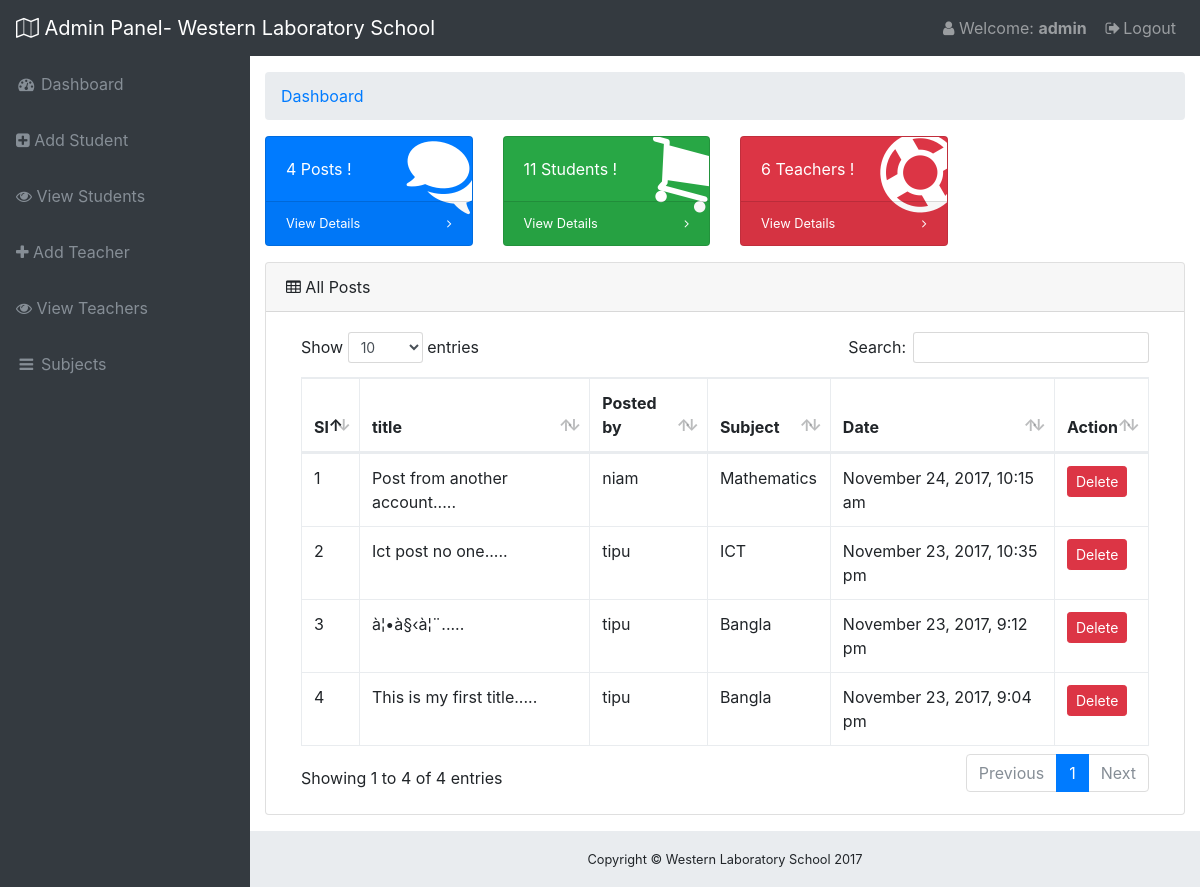
Page /admin/index.php (signed in) on the earlier database version.
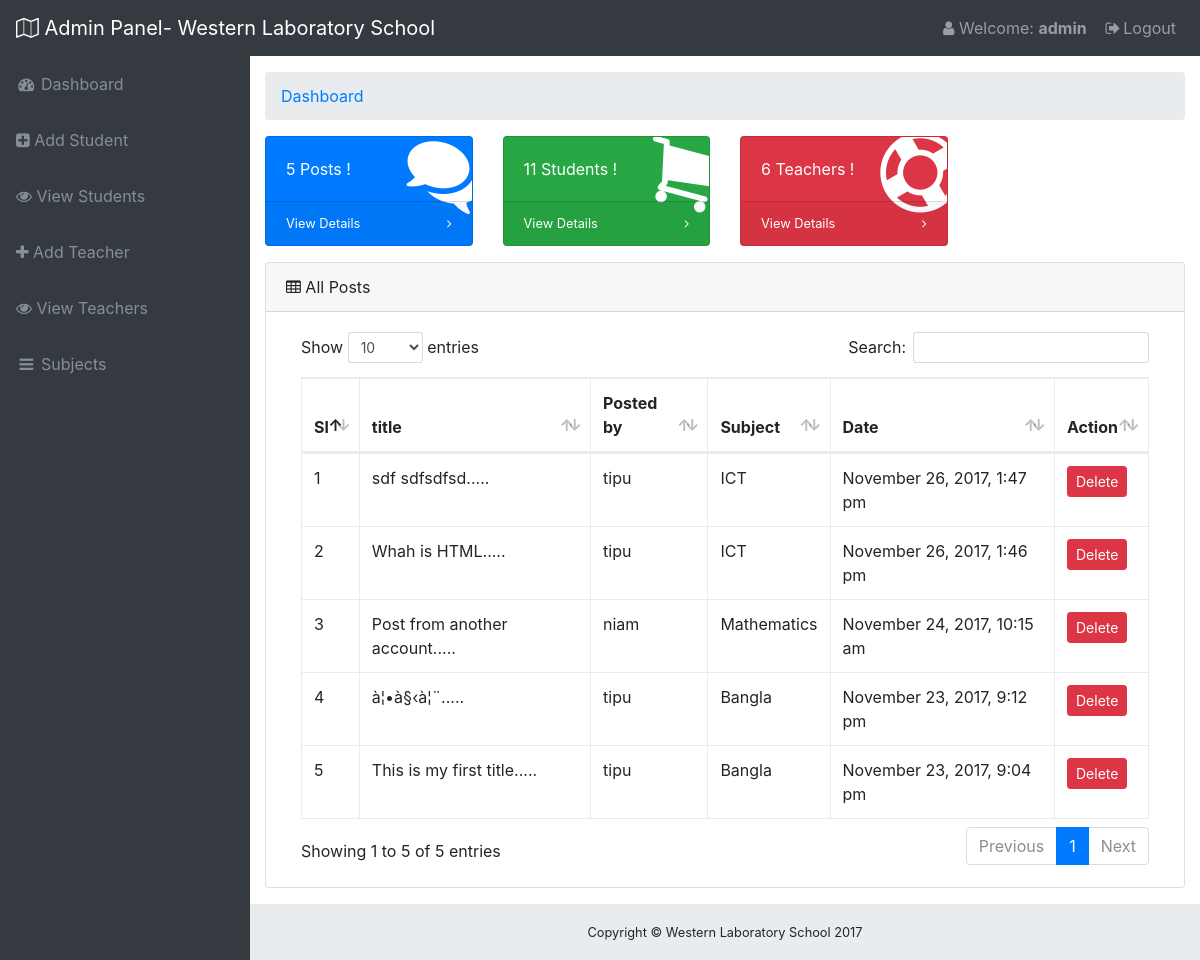
Same page on the later database version.
### tables this page shows
CREATE TABLE `tbl_post` (
  `id` int(11) NOT NULL,
  `title` varchar(255) NOT NULL,
  `description` text NOT NULL,
  `user_id` int(4) NOT NULL,
  `sub_id` int(4) NOT NULL,
  `pdate` timestamp NOT NULL DEFAULT CURRENT_TIMESTAMP,
  `image` varchar(255) NOT NULL
);

CREATE TABLE `tbl_student` (
  `id` int(11) NOT NULL,
  `name` varchar(50) NOT NULL,
  `username` varchar(50) NOT NULL,
  `password` varchar(32) NOT NULL,
  `class` int(11) NOT NULL,
  `phone` varchar(30) NOT NULL
);

CREATE TABLE `tbl_subject` (
  `id` int(11) NOT NULL,
  `name` varchar(30) NOT NULL
);

### libs/Database.php (called while the page is built, shortened)
<?php
Class Database{
	public $host   = DB_HOST;
	public $user   = DB_USER;
	public $pass   = DB_PASS;
	public $dbname = DB_NAME;
	public $link;
	private function connectDB(){
	$this->link = new mysqli($this->host, $this->user, $this->pass, $this->dbname);
 }
	public function select($query){
		$result = $this->link->query($query) or die($this->link->error.__LINE__);
		if($result->num_rows > 0){
			return $result;
		} else {
			return false;
		}
	}
}

### classes/PostComment.php (called while the page is built, shortened)
<?php
    include_once ("/../libs/Database.php");
    include_once ("/../helpers/Format.php");
Class PostComment{
	private $db;
	public function __construct(){
		$this->db = new Database();
	}
	public function getTotalPostRows(){
		$sql = "SELECT * FROM tbl_post ORDER BY id DESC";
		$result = $this->db->select($sql);
		return $result;
	}
}
?>

### classes/Adminobls.php (called while the page is built, shortened)
<?php
    include_once ("/../libs/Database.php");
    include_once ("/../helpers/Format.php");
Class Adminobls{
	private $db;
	public function __construct(){
		$this->db = new Database();
	}
	public function getAllPost(){
		$sql = "SELECT tbl_post.*, tbl_student.username,tbl_subject.name
				FROM tbl_post
				INNER JOIN tbl_student
				ON tbl_post.user_id = tbl_student.id
				INNER JOIN tbl_subject
				ON tbl_post.sub_id = tbl_subject.id
				ORDER BY tbl_post.id DESC";
		$result = $this->db->select($sql);
		if ($result) {
			return $result;
		}else{
			$msg = "<span class='error'>No Posts found !.</span>";
			return $msg;
		}
	}
	}
?>

### helpers/Format.php (called while the page is built, shortened)
<?php
class Format{
	public function formatDate($date){
		return date('F j, Y, g:i a', strtotime($date));
	}
	public function textShorten($text, $limit = 400){
		$text = $text. " ";
		$text = substr($text, 0, $limit);
		$text = substr($text, 0, strrpos($text, ' '));
		$text = $text.".....";
		return $text;
	}
}
?>

### admin/index.php (the view, shortened to what the changed rows need)
<?php
include_once "admin_header.php";
?>
    <div class="container-fluid">
      <div class="row">
        <div class="col-xl-3 col-sm-6 mb-3">
          <div class="card text-white bg-primary o-hidden h-100">
            <div class="card-body">
              <div class="card-body-icon">
                <i class="fa fa-fw fa-comments"></i>
              </div>
              <?php
                $getallpost = $pc->getTotalPostRows();
                $allpost = $getallpost->num_rows;
              ?>
              <div class="mr-5"><?php echo $allpost;?> Posts !</div>
            </div>
          </div>
        </div>
      </div>
      <div class="card mb-3">
        <div class="card-body">
          <div class="table-responsive">
            <table class="table table-bordered" id="dataTable" width="100%" cellspacing="0">
              <thead>
                <tr>
                  <th>Sl</th>
                  <th>title</th>
                  <th>Posted by</th>
                  <th>Subject</th>
                  <th>Date</th>
                  <th>Action</th>
                </tr>
              </thead>
              <tbody>
                <?php
                    $i=0;
                    $posts = $ad->getAllPost();
                    while ($row = $posts->fetch_assoc()) {
                      $i++;
                ?>
                <tr>
                  <td><?php echo $i;?></td>
                  <td><?php echo $fm->textShorten($row['title'],50);?></td>
                  <td><?php echo $row['username'];?></td>
                  <td><?php echo $row['name'];?></td>
                  <td><?php echo $fm->formatDate($row['pdate']);?></td>
                  <td><a href="?delpage=<?php echo $row['id'];?>" class="btn btn-danger btn-sm">Delete</a></td>
                </tr>
                <?php } ?>
              </tbody>
            </table>
          </div>
        </div>
      </div>
    </div>
<?php
include_once "admin_footer.php";
?>

Differences in the rows shown:
removed tbl_post: title "Ict post no one.....", tbl_student.username "tipu", tbl_subject.name "ICT", pdate "November 23, 2017, 10:35 pm"
added tbl_post: title "sdf sdfsdfsd.....", tbl_student.username "tipu", tbl_subject.name "ICT", pdate "November 26, 2017, 1:47 pm"
added tbl_post: title "Whah is HTML.....", tbl_student.username "tipu", tbl_subject.name "ICT", pdate "November 26, 2017, 1:46 pm"
Other differences:
$allpost: "4" → "5"
text written by a page script: "Show entries Search: Showing 1 to 4 of 4 entries Previous 1 Next" → "Show entries Search: Showing 1 to 5 of 5 entries Previous 1 Next"
